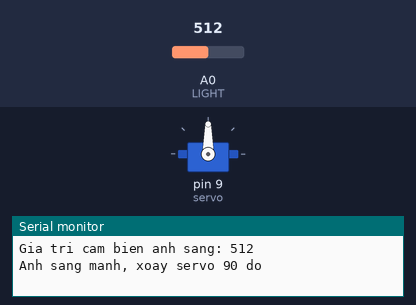
Simulated run of this sketch. Board: Arduino Uno, built with avr-gcc and run on an emulated ATmega328P. Parts: servo, the last lines printed to the serial monitor. Inputs (shaded band) come from the test bench; at power-on: A0 (LIGHT) = 512.

Above: at 0.1 s.
At 2.3 s:
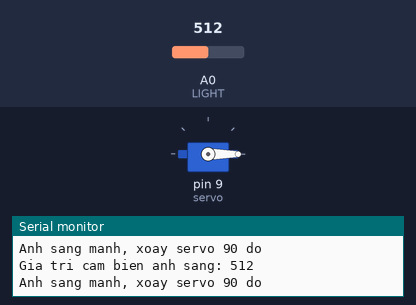
2.4 s: A0 (LIGHT) set to 710
At 3.4 s:
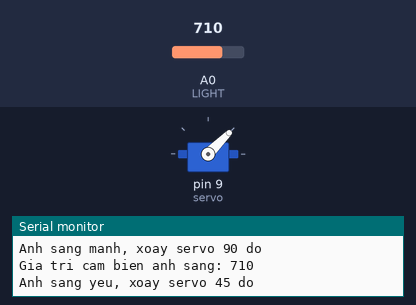
7.4 s: A0 (LIGHT) set to 690
12.4 s: A0 (LIGHT) set to 716
Timing chart, 0 to 23.4 s (numbered marks = the images above; inputs shaded):
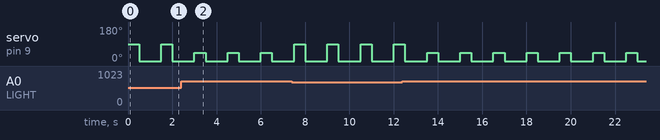

The sketch:

anhsang.ino
```cpp
#include <Servo.h>
// analogRead
int LIGHT = 0;
Servo servo;
int val;

void setup() {
  servo.attach(9, 500, 2400);
  Serial.begin(9600);
}

void loop() {
  val = analogRead(LIGHT);

  // In giá trị cảm biến ánh sáng ra Serial
  Serial.print("Gia tri cam bien anh sang: ");
  Serial.println(val);

  if(val < 700){
    Serial.println("Anh sang manh, xoay servo 90 do");
    int angle = 90;
    servo.write(angle);
    delay(500);
    servo.write(0);
    delay(500);
  }
  else{
    Serial.println("Anh sang yeu, xoay servo 45 do");
    int angle = 45;
    servo.write(angle);
    delay(500);
    servo.write(0);
    delay(500);
  }
  delay(500);
}
```

Measured:
- by itself, servo on pin 9 (servo): alternates 45° for 0.50 s and 0° for 1.0 s
